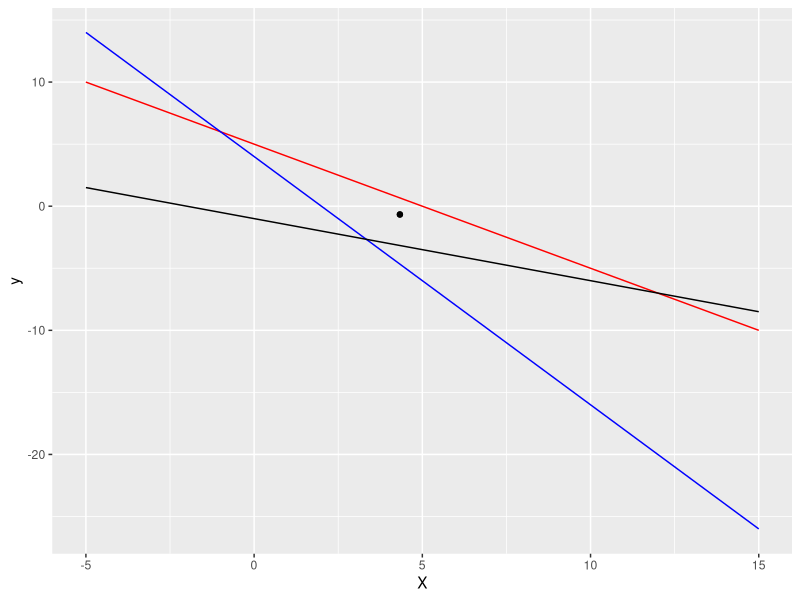

The R source for this figure:
rm(list=ls())
library(tidyverse)
eq1 <- function(x){
    -x + 5
}

eq2 <- function(x){
    -2*x + 4
}

eq3 <- function(x){
    -0.5 * x -1
}

ggplot(data = data.frame(X = c(-5, 15)), aes(x = X)) + 
    stat_function(fun = eq1,color="red") + 
    stat_function(fun = eq2,color="blue") + 
    stat_function(fun = eq3)+
    geom_point(x=mean(c(-1,3,11)),y=mean(c(6,-2,-6)))
